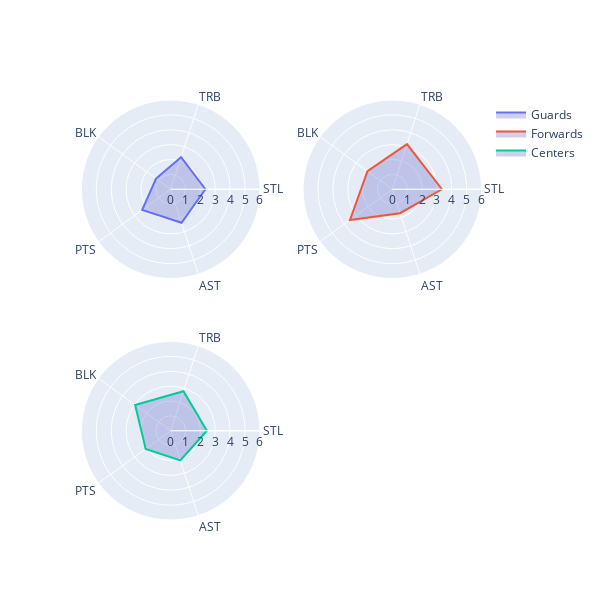

Notebook source saved alongside this figure:
### Code cell
df = assists_simp.groupby('Position')
guards = df.get_group('Guard')
forwards = df.get_group('Forward')
center = df.get_group('Center')

g_p = pd.DataFrame({ 'Col A' : ['STL', 'TRB', 'BLK', 'PTS', 'AST'],
    'Col B': [np.mean(normalize(guards['STL'])), np.mean(normalize(guards['TRB'])), np.mean(normalize(guards['BLK'])), np.mean(normalize(guards['PTS'])), np.mean(normalize(guards['AST']))],
    'Col C': 'Guards'
})
f_p = pd.DataFrame({ 'Col A' : ['STL', 'TRB', 'BLK', 'PTS', 'AST'],
    'Col B': [np.mean(normalize(forwards['STL'])), np.mean(normalize(forwards['TRB'])), np.mean(normalize(forwards['BLK'])), np.mean(normalize(forwards['PTS'])), np.mean(normalize(forwards['AST']))],
    'Col C': 'Forwards'
})
c_p = pd.DataFrame({ 'Col A' : ['STL', 'TRB', 'BLK', 'PTS', 'AST'],
    'Col B': [np.mean(normalize(center['STL'])), np.mean(normalize(center['TRB'])), np.mean(normalize(center['BLK'])), np.mean(normalize(center['PTS'])), np.mean(normalize(center['AST']))],
    'Col C': 'Center'
})
fig = make_subplots(rows=2, cols=2, specs=[[{'type': 'polar'}]*2]*2)

# Add trace for the first DataFrame
fig.add_trace(go.Scatterpolar(
    r=closed_g['Col B'],
    theta=closed_g['Col A'],
    mode='lines',
    name='Guards',
    fill='toself',  # Fill area under the curve
    fillcolor='rgba(100, 100, 200, 0.3)'
), 1,1)

# Add trace for the second DataFrame
fig.add_trace(go.Scatterpolar(
    r=closed_f['Col B'],
    theta=closed_f['Col A'],
    mode='lines',
    name='Forwards',
    fill='toself',  # Fill area under the curve
    fillcolor='rgba(100, 100, 200, 0.3)'
), 1,2)

fig.add_trace(go.Scatterpolar(
    r=closed_c['Col B'],
    theta=closed_c['Col A'],
    mode='lines',
    name='Centers',
    fill='toself',  # Fill area under the curve
    fillcolor='rgba(100, 100, 200, 0.3)'
), 2,1)

fig.update_traces(fill='toself')
fig.update_layout(
    width = 600,
    height= 600,
    polar=dict(
        radialaxis=dict(
            range=[0, 6]  # Set the desired range for the radial axis
        )
    ),
    polar2=dict(
        radialaxis=dict(
            range=[0, 6]  # Set the desired range for the radial axis
        )
    ),
    polar3=dict(
        radialaxis=dict(
            range=[0, 6]  # Set the desired range for the radial axis
        )
    )
)

fig.show()

### Figure 1 — Plotly figure (JSON) as saved in the notebook; plotly's stock layout.template omitted (floating-point values rounded to 4 significant figures)
{"data": [{"fill": "toself", "fillcolor": "rgba(100, 100, 200, 0.3)", "mode": "lines", "name": "Guards", "r": [2.337, 2.266, 1.217, 2.367, 2.365, 2.337], "subplot": "polar", "theta": ["STL", "TRB", "BLK", "PTS", "AST", "STL"], "type": "scatterpolar"}, {"fill": "toself", "fillcolor": "rgba(100, 100, 200, 0.3)", "mode": "lines", "name": "Forwards", "r": [3.338, 3.19, 2.063, 3.517, 1.693, 3.338], "subplot": "polar2", "theta": ["STL", "TRB", "BLK", "PTS", "AST", "STL"], "type": "scatterpolar"}, {"fill": "toself", "fillcolor": "rgba(100, 100, 200, 0.3)", "mode": "lines", "name": "Centers", "r": [2.433, 2.789, 2.951, 2.079, 2.097, 2.433], "subplot": "polar3", "theta": ["STL", "TRB", "BLK", "PTS", "AST", "STL"], "type": "scatterpolar"}], "layout": {"height": 600, "polar": {"angularaxis": {"type": "category"}, "domain": {"x": [0, 0.45], "y": [0.575, 1]}, "radialaxis": {"autorange": false, "range": [0, 6], "type": "linear"}}, "polar2": {"angularaxis": {"type": "category"}, "domain": {"x": [0.55, 1], "y": [0.575, 1]}, "radialaxis": {"autorange": false, "range": [0, 6], "type": "linear"}}, "polar3": {"angularaxis": {"type": "category"}, "domain": {"x": [0, 0.45], "y": [0, 0.425]}, "radialaxis": {"autorange": false, "range": [0, 6], "type": "linear"}}, "polar4": {"domain": {"x": [0.55, 1], "y": [0, 0.425]}}, "width": 600}}
